Frame 1 (no input): blank canvas, image omitted
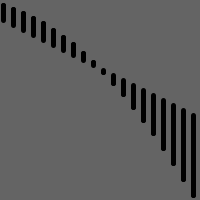
Frame 60 (the mouse pressed at the canvas centre just before this capture)
Frame 120 (the mouse held since frame 60 and released just before this capture): identical to frame 60, image omitted

The Processing sketch that drew this single still picture (run headless with seeded random() and noise(); from frame 60 on, the mouse is pressed at the canvas centre):

// Processing sketch: processing_93114
// ── processing_93114.pde

int y=5;
int x=10;

void setup () {
  size (200,200);
background (100);
} 


void draw() {
int spacing= 10;
int endLegs=180;
stroke (0);
  strokeWeight (5);
    x=x+spacing;
     point (x-37,x*x/270);
     line (x-37, x*x/270, x-37, x/2 );
}
